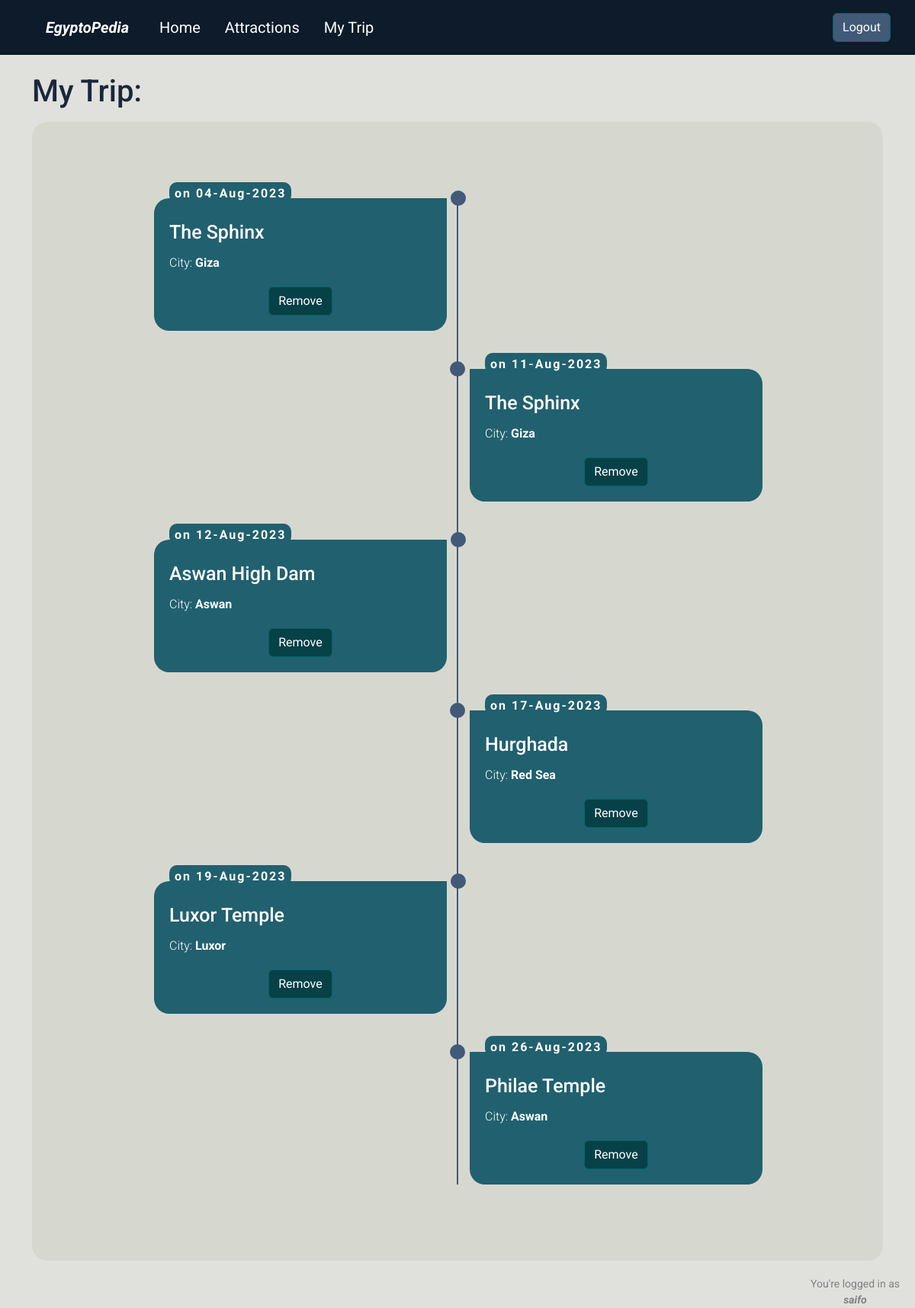
The app's page /mytrip (signed in) with its own data.
### models.py (models this page shows)
class Trip_visit(db.Model):
    __tablename__ = "trip_visits"
    id = db.Column(db.Integer, primary_key=True)
    visit_date = db.Column(db.Date)
    user_id = db.Column(db.Integer, db.ForeignKey("users.id"), nullable=False)
    attraction_id = db.Column(db.Integer, db.ForeignKey("attractions.id"), nullable=False)

class Attraction(db.Model):
    __tablename__ = "attractions"
    id = db.Column(db.Integer, primary_key=True)
    name = db.Column(db.String(80), nullable=False)
    city = db.Column(db.String(80), nullable=False)
    location_latitude = db.Column(db.REAL)
    location_longitude = db.Column(db.REAL)
    summary = db.Column(db.String(200))
    description = db.Column(db.String)

class User(db.Model, UserMixin):
    __tablename__ = "users"
    id = db.Column(db.Integer, primary_key=True)
    username = db.Column(db.String(20), unique=True, nullable=False)
    password = db.Column(db.String(80), nullable=False)
    def get(user_id):
        return db.session.query(User).get(user_id)

### app.py (the view)
@app.route("/mytrip")
@login_required
def tl():
    data = db.session.query(Trip_visit, Attraction).join(Attraction).filter(Trip_visit.user_id == current_user.id).order_by(Trip_visit.visit_date.asc()).all()
    return render_template("trip_final.html", data = data)

### app.py (called while the page is built)
@login_manager.user_loader
def load_user(user_id):
    return User.get(user_id)

### templates/trip_final.html (shortened to what this page needs)
{% extends "base.html" %}
{% block head %}
    {{ super() }}
    <link rel="stylesheet" href="/static/tl_style_v3.css">
{% endblock %}
{% block main %}
<div class="container">
  <div class="row mt-4 mb-2">
    <h1>My Trip:</h1>
  </div>
<div class="container-tl">
  {% if not data %}
  <div class="row no-data-warning">
    <div class="col-10">
      <p >You haven't added any destinations to your trip yet,</p>
    <p > Please add them from the <a href="/attractions">attractions</a> page.</p>
    </div>
  </div>
  {% else %}
  <div class="timeline">
    <ul>
      {% for trip_visit, attraction in data %}
      <li>
        <div class="timeline-content">
          <h3 class="date">on {{trip_visit.visit_date.strftime('%d-%b-%Y')}}</h3>
          <h1>{{attraction.name}}</h1>
          <p>City: <span class="cityName">{{attraction.city}}</span></p>
          <div class="d-flex justify-content-center">
            <form action="/removefromtrip" method="post">
              <button type="submit" class="btn btn-danger removeButton">Remove</button>
            </form>
          </div>
      </div>
      </li>
      {% endfor %}
    </ul>
  </div>
  {% endif %}
</div>
</div>
{% endblock %}

### templates/base.html (shortened to what this page needs)
<!DOCTYPE html>
<html lang="en">
<head>
    {% block head %}
    <link href="/static/bootstrap/bootstrap.min.css"  rel="stylesheet" >
    <link rel="stylesheet" href="/static/main.css">
    {% endblock %}
</head>
<body >
<nav class="navbar navbar-expand-lg bg-light bg-primary mb-3"  id="myCustomNavbar">
    <div class="container-fluid">
        <a class="navbar-brand  ms-sm-0 ms-lg-5  me-4 my-2" href="/">
            EgyptoPedia
      </a>
      <div class="collapse navbar-collapse" id="navbarSupportedContent">
        <ul class="navbar-nav me-auto mb-2 mb-lg-0">
          <li class="nav-item">
            <a class="nav-link mx-2" href="/">Home</a>
          </li>
          <li class="nav-item">
            <a class="nav-link mx-2" href="/attractions">Attractions</a>
          </li>
          <li class="nav-item">
            <a class="nav-link mx-2" href="/mytrip">My Trip</a>
          </li>
        </ul>
        <div class="navbar-nav ms-auto me-3">
            {% if current_user.is_authenticated %}
            <a class="btn btn-success mx-1 my-sm-2 my-lg-0 logButtons"  href="/logout">Logout</a>
            {% else %}
            <a class="btn btn-success mx-2 my-2 my-lg-0 logButtons"  href="/login">Login</a>
            <a class="btn btn-success mx-2 my-2 my-lg-0 logButtons"  href="/register">Register</a>
            {% endif %}
          </div>
      </div>
    </div>
  </nav>
{% block main %}
{% endblock %}
{%     if current_user.is_authenticated     %}
<div class="loggedInContainer">
    <div class="innerDiv">
        <p class="loggedIn">You're logged in as </p>
        <p><b><i>{{current_user.username}}</i></b></p>
    </div>
</div>
{% endif %}
</body>
</html>

### static/main.css (style rules this page uses)
.bg-primary { background: #0d1b2a !important; color: white !important; }
.navbar-nav { font-size: 1.25rem !important; }
.navbar-brand { color: white !important; font-size: 1.25rem !important; font-weight: 700; font-style: italic; }
.navbar-nav .nav-item { display: flex; justify-content: center; align-items: center; }
.navbar-nav .nav-item .nav-link { color: white !important; }
body { background-color: #e0e1dd !important; color: #1b263b !important; font-family: 'Roboto', sans-serif !important; }
.btn.btn-success, .btn.btn-danger { background-color: #415a77 !important; border-color: #006666; color: white; }
.loggedInContainer { display: flex; justify-content: flex-end; margin-top: 20px; }
.innerDiv { display: flex; flex-direction: column; justify-content: space-around; align-items: center; margin-right: 20px; margin-bottom:0 ; font-size: 14px; color: grey; }
.innerDiv p { margin: 0; }

### static/tl_style_v3.css (style rules this page uses)
* { margin: 0; padding: 0; box-sizing: border-box; }
.container-tl { min-height: 100vh; width: 100%; display: flex; align-items: center; justify-content: center; padding: 100px 0; background-color: #d6d8d0 ; border-radius: 20px; }
.timeline { width: 80%; height: auto; max-width: 800px; margin: 0 auto; position: relative; }
.timeline ul { list-style: none; }
.timeline ul li { padding: 20px; background-color: #21606F; color: white; border-radius: 10px; margin-bottom: 20px; }
.timeline ul li:last-child { margin-bottom: 0; }
.timeline-content h1 { font-weight: 500; font-size: 25px; line-height: 30px; margin-bottom: 10px; }
.timeline-content p { font-size: 16px; line-height: 30px; font-weight: 300; }
.timeline-content p .cityName { font-weight: 700; }
.timeline-content .date { font-weight: bold; color: white; font-size: 12px; font-weight: 300; margin-bottom: 10px; letter-spacing: 2px; border: 2px solid #21606F; border-radius: 10px; padding: 3px 5px; border-bottom: none; }
.btn.btn-danger.removeButton { background-color: #074148 !important; border-color: #006666; color: white; }
@media only screen and (min-width: 768px) { .timeline:before { content: ""; position: absolute; top: 0; left: 50%; transform: translateX(-50%); width: 2px; height: 100%; background-color: #415a77; } }
@media only screen and (min-width: 768px) { .timeline ul li { width: 50%; position: relative; margin-bottom: 50px; } }
@media only screen and (min-width: 768px) { .timeline ul li:nth-child(odd) { float: left; clear: right; transform: translateX(-30px); border-radius: 20px 0px 20px 20px; } }
@media only screen and (min-width: 768px) { .timeline ul li:nth-child(even) { float: right; clear: left; transform: translateX(0px); border-radius: 0px 20px 20px 20px; } }
@media only screen and (min-width: 768px) { .timeline ul li::before { content: ""; position: absolute; height: 20px; width: 20px; border-radius: 50%; background-color: #415a77 ; top: 0px; } }
@media only screen and (min-width: 768px) { .timeline ul li:nth-child(odd)::before { transform: translate(50%, -50%); right: -15px; } }
@media only screen and (min-width: 768px) { .timeline ul li:nth-child(even)::before { transform: translate(-50%, -50%); left: -16px; } }
@media only screen and (min-width: 768px) { .timeline-content .date { font-size: 1rem; font-weight: bold; position: absolute; top: -21px; color: white; background-color: #21606F; } }
@media only screen and (min-width: 768px) { .timeline-content h1 { margin-top: 10px; } }

### records on screen
Trip_visit: visit_date "04-Aug-2023", name "The Sphinx", city "Giza"
Trip_visit: visit_date "11-Aug-2023", name "The Sphinx", city "Giza"
Trip_visit: visit_date "12-Aug-2023", name "Aswan High Dam", city "Aswan"
Trip_visit: visit_date "17-Aug-2023", name "Hurghada", city "Red Sea"
Trip_visit: visit_date "19-Aug-2023", name "Luxor Temple", city "Luxor"
Trip_visit: visit_date "26-Aug-2023", name "Philae Temple", city "Aswan"
User: username "saifo"
